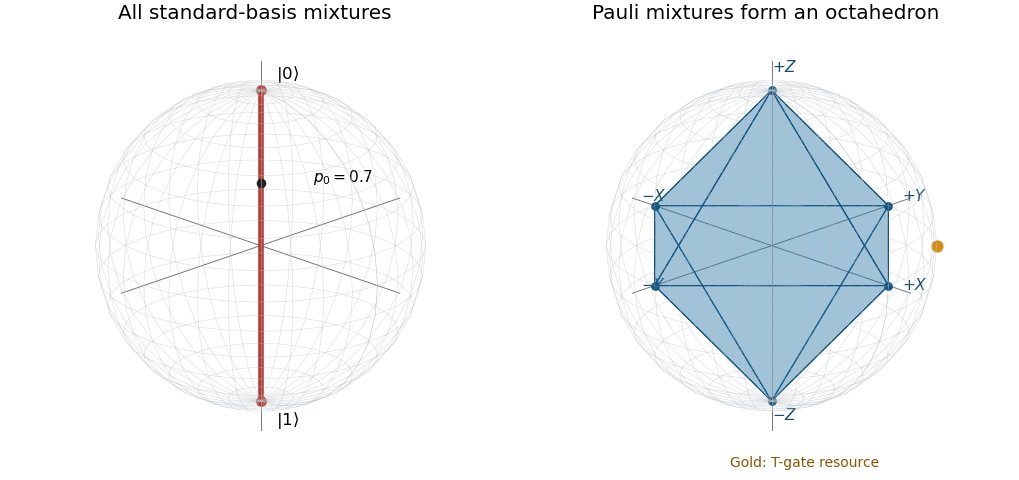

Generate this figure with Python:
"""Bloch-ball mixtures and the Pauli-state octahedron; output PNG to cwd."""
from pathlib import Path
import itertools
import matplotlib
matplotlib.use('Agg')
import matplotlib.pyplot as plt
from mpl_toolkits.mplot3d.art3d import Poly3DCollection
import numpy as np


def setup(ax):
    u=np.linspace(0,2*np.pi,33);v=np.linspace(0,np.pi,17)
    ax.plot_wireframe(np.outer(np.cos(u),np.sin(v)),np.outer(np.sin(u),np.sin(v)),np.outer(np.ones_like(u),np.cos(v)),color='#b7bec5',linewidth=.45,alpha=.48)
    for j,label in enumerate(['x','y','z']):
        end=np.zeros(3);end[j]=1.19
        ax.plot(*np.array([-end,end]).T,color='#777777',linewidth=.7)
        # Vertex and state labels below identify the directions.
    ax.set(xlim=(-1.25,1.25),ylim=(-1.25,1.25),zlim=(-1.25,1.25))
    ax.set_box_aspect((1,1,1),zoom=1.55);ax.set_proj_type('ortho');ax.set_axis_off();ax.view_init(20,-45)


def main():
    plt.rcParams.update({'font.size':12,'savefig.facecolor':'white'})
    fig=plt.figure(figsize=(10.2,4.8),layout='constrained');left=fig.add_subplot(121,projection='3d');right=fig.add_subplot(122,projection='3d')
    for ax in [left,right]:setup(ax)
    left.plot([0,0],[0,0],[-1,1],color='#b23a33',linewidth=4)
    left.scatter([0,0],[0,0],[-1,1],color='#b23a33',s=45,depthshade=False)
    left.scatter([0],[0],[.4],color='#222222',s=35,depthshade=False)
    left.text(.08,.05,1.08,r'$|0\rangle$',fontsize=12);left.text(.08,.05,-1.15,r'$|1\rangle$',fontsize=12)
    left.text(.3,.15,.45,r'$p_0=0.7$',fontsize=11)
    left.set_title('All standard-basis mixtures')
    vertices=[];labels=[r'$+X$',r'$-X$',r'$+Y$',r'$-Y$',r'$+Z$',r'$-Z$']
    for j in range(3):
        for sign in [1,-1]:
            point=np.zeros(3);point[j]=sign;vertices.append(point)
    vertices=np.array(vertices)
    faces=[]
    for signs in itertools.product([0,1],repeat=3):faces.append(vertices[[signs[0],2+signs[1],4+signs[2]]])
    right.add_collection3d(Poly3DCollection(faces,facecolors='#2878a8',edgecolors='#12537d',linewidth=.8,alpha=.25))
    right.scatter(*vertices.T,color='#12537d',s=28,depthshade=False)
    for pt,label in zip(vertices,labels):right.text(*(pt*1.12),label,fontsize=11,color='#154c71')
    magic=np.array([1/np.sqrt(2),1/np.sqrt(2),0]);right.scatter(*magic,color='#d58c12',s=60,depthshade=False)
    right.text2D(.42,.02,'Gold: T-gate resource',transform=right.transAxes,fontsize=10,color='#8a5600')
    right.set_title('Pauli mixtures form an octahedron')
    fig.savefig(Path.cwd()/'2021-bloch-mixtures.png',dpi=100,facecolor='white')
    plt.close(fig)


if __name__=='__main__':
    main()
